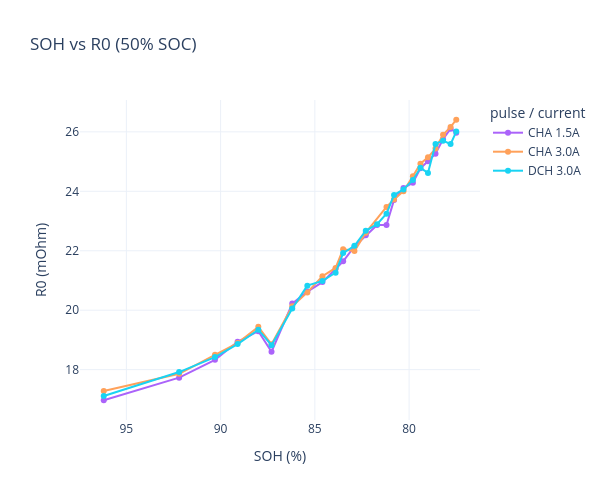
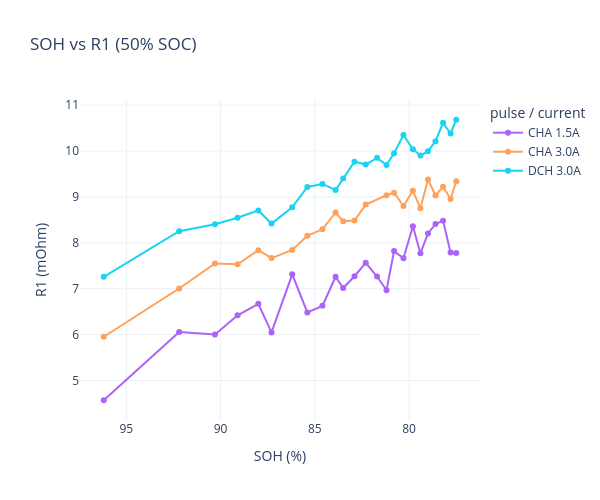
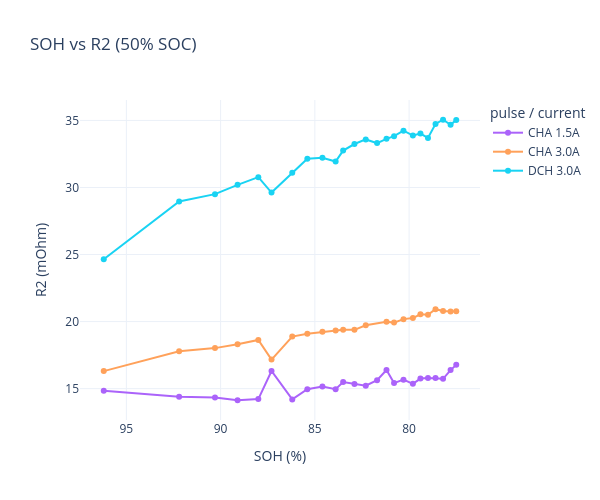
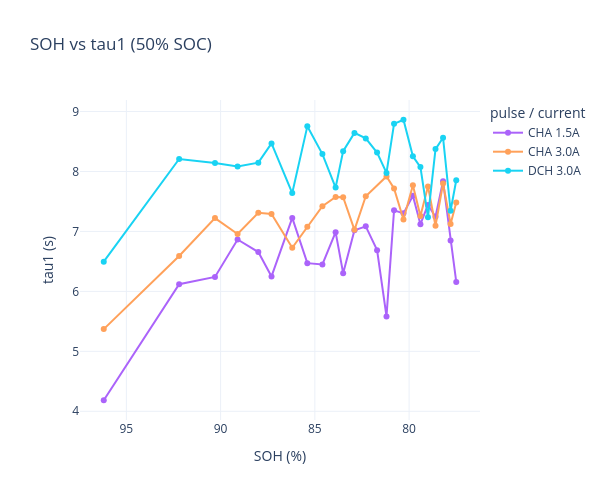

Here is the notebook cell these charts were saved with, in order:
### Code cell
soh_r_table = r1r2_result.copy()

# 提取 CHA / DCH 信息
soh_r_table["Pulse_type"] = (
    soh_r_table["Zustand"]
    .astype(str)
    .str.extract(r"^(CHA|DCH)", expand=False)
)

# 电流取绝对值，避免 DCH 显示成负数
soh_r_table["Current_abs"] = soh_r_table["Current"].abs()

# 生成图例标签，例如：50% CHA 3.0A
soh_r_table["Curve_label"] = (
    soh_r_table["SOC"].astype(str)
    + " "
    + soh_r_table["Pulse_type"].astype(str)
    + " "
    + soh_r_table["Current_abs"].round(1).astype(str)
    + "A"
)

# 排序
soh_r_table = soh_r_table.sort_values(["SOH", "SOC", "Pulse_type", "Current_abs"])

# 先显示宽表：每个 pulse 一行，R0/R1/R2 在同一行
display(soh_r_table[["SOH", "SOC", "Zustand", "Pulse_type", "Current", "Current_abs", "R0", "R1", "R2", "tau1", "tau2"]])

# 本版本只保留了 50% SOC 的 R1/R2 拟合，因此只画一张图（不再按 SOC 分 3 列）
soh_r_table["Pulse_label"] = (
    soh_r_table["Pulse_type"].astype(str)
    + " "
    + soh_r_table["Current_abs"].round(1).astype(str)
    + "A"
)

pulse_order = ["CHA 1.5A", "CHA 3.0A", "DCH 3.0A"]

# 固定颜色，方便和之前三分格版本的配色保持一致
color_map = {
    "CHA 1.5A": "#AB63FA",
    "CHA 3.0A": "#FFA15A",
    "DCH 3.0A": "#19D3F3",
}

for resistance_name in ["R0", "R1", "R2", "tau1", "tau2"]:

    fig = go.Figure()

    for pulse in pulse_order:
        d = soh_r_table[soh_r_table["Pulse_label"] == pulse].sort_values("SOH")

        if d.empty:
            continue

        fig.add_trace(
            go.Scatter(
                x=d["SOH"],
                y=d[resistance_name],
                mode="lines+markers",
                name=pulse,
                line=dict(color=color_map[pulse], width=2),
                marker=dict(color=color_map[pulse], size=6),
                connectgaps=True
            )
        )

    if resistance_name.startswith("tau"):
        yaxis_title = f"{resistance_name} (s)"
    else:
        yaxis_title = f"{resistance_name} (mOhm)"

    fig.update_layout(
        template="plotly_white",
        title=f"SOH vs {resistance_name} (50% SOC)",
        width=600,
        height=500,
        legend_title_text="pulse / current",
        xaxis_title="SOH (%)",
        yaxis_title=yaxis_title,
    )

    fig.update_xaxes(autorange="reversed")

    fig.show()

### Figure 1 — Plotly figure (JSON) as saved in the notebook; plotly's stock layout.template omitted (floating-point values rounded to 4 significant figures)
{"data": [{"connectgaps": true, "line": {"color": "#AB63FA", "width": 2}, "marker": {"color": "#AB63FA", "size": 6}, "mode": "lines+markers", "name": "CHA 1.5A", "type": "scatter", "x": [77.5, 77.8, 78.2, 78.6, 79, 79.4, 79.8, 80.3, 80.8, 81.2, 81.7, 82.3, 82.9, 83.5, 83.9, 84.6, 85.4, 86.2, 87.3, 88, 89.1, 90.3, 92.2, 96.2], "y": [25.97, 26.11, 25.75, 25.27, 25.01, 24.78, 24.29, 24.11, 23.71, 22.87, 22.87, 22.52, 22.15, 21.64, 21.4, 20.94, 20.63, 20.22, 18.6, 19.29, 18.94, 18.33, 17.73, 16.97]}, {"connectgaps": true, "line": {"color": "#FFA15A", "width": 2}, "marker": {"color": "#FFA15A", "size": 6}, "mode": "lines+markers", "name": "CHA 3.0A", "type": "scatter", "x": [77.5, 77.8, 78.2, 78.6, 79, 79.4, 79.8, 80.3, 80.8, 81.2, 81.7, 82.3, 82.9, 83.5, 83.9, 84.6, 85.4, 86.2, 87.3, 88, 89.1, 90.3, 92.2, 96.2], "y": [26.41, 26.17, 25.9, 25.44, 25.14, 24.93, 24.51, 24.0, 23.72, 23.47, null, 22.61, 21.99, 22.05, 21.42, 21.14, 20.6, 20.13, 18.85, 19.44, 18.89, 18.5, 17.86, 17.28]}, {"connectgaps": true, "line": {"color": "#19D3F3", "width": 2}, "marker": {"color": "#19D3F3", "size": 6}, "mode": "lines+markers", "name": "DCH 3.0A", "type": "scatter", "x": [77.5, 77.8, 78.2, 78.6, 79, 79.4, 79.8, 80.3, 80.8, 81.2, 81.7, 82.3, 82.9, 83.5, 83.9, 84.6, 85.4, 86.2, 87.3, 88, 89.1, 90.3, 92.2, 96.2], "y": [26.01, 25.59, 25.7, 25.59, 24.62, 24.79, 24.38, 24.06, 23.88, 23.25, 22.89, 22.67, 22.16, 21.92, 21.26, 20.98, 20.83, 20.06, 18.82, 19.34, 18.86, 18.42, 17.92, 17.11]}], "layout": {"height": 500, "legend": {"title": {"text": "pulse / current"}}, "title": {"text": "SOH vs R0 (50% SOC)"}, "width": 600, "xaxis": {"autorange": "reversed", "title": {"text": "SOH (%)"}}, "yaxis": {"title": {"text": "R0 (mOhm)"}}}}

### Figure 2 — Plotly figure (JSON) as saved in the notebook; plotly's stock layout.template omitted (floating-point values rounded to 4 significant figures)
{"data": [{"connectgaps": true, "line": {"color": "#AB63FA", "width": 2}, "marker": {"color": "#AB63FA", "size": 6}, "mode": "lines+markers", "name": "CHA 1.5A", "type": "scatter", "x": [77.5, 77.8, 78.2, 78.6, 79, 79.4, 79.8, 80.3, 80.8, 81.2, 81.7, 82.3, 82.9, 83.5, 83.9, 84.6, 85.4, 86.2, 87.3, 88, 89.1, 90.3, 92.2, 96.2], "y": [7.776, 7.786, 8.482, 8.41, 8.205, 7.772, 8.362, 7.665, 7.82, 6.967, 7.266, 7.566, 7.271, 7.014, 7.26, 6.626, 6.483, 7.314, 6.047, 6.671, 6.419, 6.001, 6.055, 4.569]}, {"connectgaps": true, "line": {"color": "#FFA15A", "width": 2}, "marker": {"color": "#FFA15A", "size": 6}, "mode": "lines+markers", "name": "CHA 3.0A", "type": "scatter", "x": [77.5, 77.8, 78.2, 78.6, 79, 79.4, 79.8, 80.3, 80.8, 81.2, 81.7, 82.3, 82.9, 83.5, 83.9, 84.6, 85.4, 86.2, 87.3, 88, 89.1, 90.3, 92.2, 96.2], "y": [9.34, 8.956, 9.221, 9.031, 9.379, 8.752, 9.137, 8.802, 9.091, 9.037, null, 8.833, 8.486, 8.47, 8.661, 8.295, 8.152, 7.846, 7.667, 7.838, 7.532, 7.549, 7.005, 5.953]}, {"connectgaps": true, "line": {"color": "#19D3F3", "width": 2}, "marker": {"color": "#19D3F3", "size": 6}, "mode": "lines+markers", "name": "DCH 3.0A", "type": "scatter", "x": [77.5, 77.8, 78.2, 78.6, 79, 79.4, 79.8, 80.3, 80.8, 81.2, 81.7, 82.3, 82.9, 83.5, 83.9, 84.6, 85.4, 86.2, 87.3, 88, 89.1, 90.3, 92.2, 96.2], "y": [10.68, 10.38, 10.61, 10.22, 9.994, 9.904, 10.04, 10.35, 9.952, 9.696, 9.852, 9.706, 9.769, 9.403, 9.153, 9.283, 9.217, 8.776, 8.42, 8.706, 8.545, 8.406, 8.253, 7.259]}], "layout": {"height": 500, "legend": {"title": {"text": "pulse / current"}}, "title": {"text": "SOH vs R1 (50% SOC)"}, "width": 600, "xaxis": {"autorange": "reversed", "title": {"text": "SOH (%)"}}, "yaxis": {"title": {"text": "R1 (mOhm)"}}}}

### Figure 3 — Plotly figure (JSON) as saved in the notebook; plotly's stock layout.template omitted (floating-point values rounded to 4 significant figures)
{"data": [{"connectgaps": true, "line": {"color": "#AB63FA", "width": 2}, "marker": {"color": "#AB63FA", "size": 6}, "mode": "lines+markers", "name": "CHA 1.5A", "type": "scatter", "x": [77.5, 77.8, 78.2, 78.6, 79, 79.4, 79.8, 80.3, 80.8, 81.2, 81.7, 82.3, 82.9, 83.5, 83.9, 84.6, 85.4, 86.2, 87.3, 88, 89.1, 90.3, 92.2, 96.2], "y": [16.77, 16.38, 15.73, 15.79, 15.8, 15.75, 15.36, 15.67, 15.41, 16.39, 15.62, 15.22, 15.34, 15.49, 14.96, 15.16, 14.95, 14.2, 16.32, 14.22, 14.13, 14.34, 14.39, 14.85]}, {"connectgaps": true, "line": {"color": "#FFA15A", "width": 2}, "marker": {"color": "#FFA15A", "size": 6}, "mode": "lines+markers", "name": "CHA 3.0A", "type": "scatter", "x": [77.5, 77.8, 78.2, 78.6, 79, 79.4, 79.8, 80.3, 80.8, 81.2, 81.7, 82.3, 82.9, 83.5, 83.9, 84.6, 85.4, 86.2, 87.3, 88, 89.1, 90.3, 92.2, 96.2], "y": [20.76, 20.74, 20.78, 20.92, 20.51, 20.55, 20.26, 20.18, 19.92, 19.99, null, 19.72, 19.38, 19.39, 19.33, 19.23, 19.09, 18.88, 17.17, 18.63, 18.31, 18.02, 17.78, 16.31]}, {"connectgaps": true, "line": {"color": "#19D3F3", "width": 2}, "marker": {"color": "#19D3F3", "size": 6}, "mode": "lines+markers", "name": "DCH 3.0A", "type": "scatter", "x": [77.5, 77.8, 78.2, 78.6, 79, 79.4, 79.8, 80.3, 80.8, 81.2, 81.7, 82.3, 82.9, 83.5, 83.9, 84.6, 85.4, 86.2, 87.3, 88, 89.1, 90.3, 92.2, 96.2], "y": [35.04, 34.68, 35.05, 34.73, 33.69, 34.01, 33.87, 34.23, 33.83, 33.63, 33.31, 33.58, 33.24, 32.75, 31.94, 32.21, 32.14, 31.1, 29.62, 30.77, 30.2, 29.5, 28.95, 24.65]}], "layout": {"height": 500, "legend": {"title": {"text": "pulse / current"}}, "title": {"text": "SOH vs R2 (50% SOC)"}, "width": 600, "xaxis": {"autorange": "reversed", "title": {"text": "SOH (%)"}}, "yaxis": {"title": {"text": "R2 (mOhm)"}}}}

### Figure 4 — Plotly figure (JSON) as saved in the notebook; plotly's stock layout.template omitted (floating-point values rounded to 4 significant figures)
{"data": [{"connectgaps": true, "line": {"color": "#AB63FA", "width": 2}, "marker": {"color": "#AB63FA", "size": 6}, "mode": "lines+markers", "name": "CHA 1.5A", "type": "scatter", "x": [77.5, 77.8, 78.2, 78.6, 79, 79.4, 79.8, 80.3, 80.8, 81.2, 81.7, 82.3, 82.9, 83.5, 83.9, 84.6, 85.4, 86.2, 87.3, 88, 89.1, 90.3, 92.2, 96.2], "y": [6.157, 6.85, 7.838, 7.245, 7.442, 7.121, 7.596, 7.301, 7.352, 5.582, 6.688, 7.084, 7.018, 6.304, 6.988, 6.45, 6.471, 7.225, 6.249, 6.656, 6.865, 6.241, 6.12, 4.184]}, {"connectgaps": true, "line": {"color": "#FFA15A", "width": 2}, "marker": {"color": "#FFA15A", "size": 6}, "mode": "lines+markers", "name": "CHA 3.0A", "type": "scatter", "x": [77.5, 77.8, 78.2, 78.6, 79, 79.4, 79.8, 80.3, 80.8, 81.2, 81.7, 82.3, 82.9, 83.5, 83.9, 84.6, 85.4, 86.2, 87.3, 88, 89.1, 90.3, 92.2, 96.2], "y": [7.484, 7.125, 7.8, 7.094, 7.75, 7.256, 7.771, 7.199, 7.717, 7.918, null, 7.588, 7.026, 7.571, 7.574, 7.42, 7.08, 6.728, 7.291, 7.309, 6.958, 7.222, 6.591, 5.371]}, {"connectgaps": true, "line": {"color": "#19D3F3", "width": 2}, "marker": {"color": "#19D3F3", "size": 6}, "mode": "lines+markers", "name": "DCH 3.0A", "type": "scatter", "x": [77.5, 77.8, 78.2, 78.6, 79, 79.4, 79.8, 80.3, 80.8, 81.2, 81.7, 82.3, 82.9, 83.5, 83.9, 84.6, 85.4, 86.2, 87.3, 88, 89.1, 90.3, 92.2, 96.2], "y": [7.854, 7.345, 8.563, 8.373, 7.237, 8.074, 8.252, 8.863, 8.794, 7.976, 8.316, 8.552, 8.643, 8.338, 7.732, 8.29, 8.753, 7.64, 8.468, 8.146, 8.081, 8.141, 8.208, 6.496]}], "layout": {"height": 500, "legend": {"title": {"text": "pulse / current"}}, "title": {"text": "SOH vs tau1 (50% SOC)"}, "width": 600, "xaxis": {"autorange": "reversed", "title": {"text": "SOH (%)"}}, "yaxis": {"title": {"text": "tau1 (s)"}}}}
